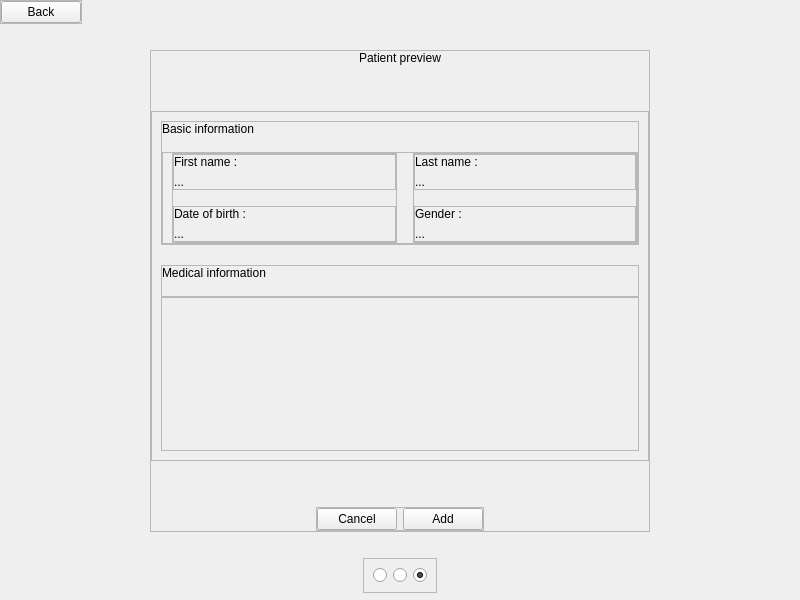
<?xml version="1.0" encoding="UTF-8"?>
<ui version="4.0">
 <class>add_patient_preview</class>
 <widget class="QWidget" name="add_patient_preview">
  <property name="enabled">
   <bool>true</bool>
  </property>
  <property name="geometry">
   <rect>
    <x>0</x>
    <y>0</y>
    <width>800</width>
    <height>600</height>
   </rect>
  </property>
  <property name="windowTitle">
   <string>Loggin</string>
  </property>
  <property name="styleSheet">
   <string notr="true"/>
  </property>
  <layout class="QVBoxLayout" name="verticalLayout">
   <property name="leftMargin">
    <number>0</number>
   </property>
   <property name="topMargin">
    <number>0</number>
   </property>
   <property name="rightMargin">
    <number>0</number>
   </property>
   <property name="bottomMargin">
    <number>7</number>
   </property>
   <item alignment="Qt::AlignLeft|Qt::AlignTop">
    <widget class="QFrame" name="frame_5">
     <property name="frameShape">
      <enum>QFrame::StyledPanel</enum>
     </property>
     <property name="frameShadow">
      <enum>QFrame::Raised</enum>
     </property>
     <layout class="QHBoxLayout" name="horizontalLayout">
      <property name="spacing">
       <number>0</number>
      </property>
      <property name="leftMargin">
       <number>0</number>
      </property>
      <property name="topMargin">
       <number>0</number>
      </property>
      <property name="rightMargin">
       <number>0</number>
      </property>
      <property name="bottomMargin">
       <number>0</number>
      </property>
      <item>
       <widget class="NavigatorButton" name="bt_back">
        <property name="text">
         <string>Back</string>
        </property>
       </widget>
      </item>
     </layout>
    </widget>
   </item>
   <item>
    <spacer name="verticalSpacer_3">
     <property name="orientation">
      <enum>Qt::Vertical</enum>
     </property>
     <property name="sizeType">
      <enum>QSizePolicy::Fixed</enum>
     </property>
     <property name="sizeHint" stdset="0">
      <size>
       <width>20</width>
       <height>20</height>
      </size>
     </property>
    </spacer>
   </item>
   <item alignment="Qt::AlignHCenter">
    <widget class="QFrame" name="c_center">
     <property name="minimumSize">
      <size>
       <width>500</width>
       <height>450</height>
      </size>
     </property>
     <property name="frameShape">
      <enum>QFrame::StyledPanel</enum>
     </property>
     <property name="frameShadow">
      <enum>QFrame::Raised</enum>
     </property>
     <layout class="QVBoxLayout" name="verticalLayout_2">
      <property name="leftMargin">
       <number>0</number>
      </property>
      <property name="topMargin">
       <number>0</number>
      </property>
      <property name="rightMargin">
       <number>0</number>
      </property>
      <property name="bottomMargin">
       <number>0</number>
      </property>
      <item alignment="Qt::AlignHCenter">
       <widget class="Label" name="lb_title">
        <property name="text">
         <string>Patient preview</string>
        </property>
       </widget>
      </item>
      <item>
       <spacer name="verticalSpacer_2">
        <property name="orientation">
         <enum>Qt::Vertical</enum>
        </property>
        <property name="sizeType">
         <enum>QSizePolicy::Fixed</enum>
        </property>
        <property name="sizeHint" stdset="0">
         <size>
          <width>20</width>
          <height>40</height>
         </size>
        </property>
       </spacer>
      </item>
      <item>
       <widget class="QScrollArea" name="scrollArea">
        <property name="widgetResizable">
         <bool>true</bool>
        </property>
        <widget class="QWidget" name="scrollAreaWidgetContents">
         <property name="geometry">
          <rect>
           <x>0</x>
           <y>0</y>
           <width>496</width>
           <height>327</height>
          </rect>
         </property>
         <layout class="QVBoxLayout" name="verticalLayout_3">
          <property name="spacing">
           <number>20</number>
          </property>
          <item>
           <widget class="QFrame" name="c_up_basic_information">
            <property name="frameShape">
             <enum>QFrame::StyledPanel</enum>
            </property>
            <property name="frameShadow">
             <enum>QFrame::Raised</enum>
            </property>
            <layout class="QVBoxLayout" name="verticalLayout_10">
             <property name="spacing">
              <number>16</number>
             </property>
             <property name="leftMargin">
              <number>0</number>
             </property>
             <property name="topMargin">
              <number>0</number>
             </property>
             <property name="rightMargin">
              <number>0</number>
             </property>
             <property name="bottomMargin">
              <number>0</number>
             </property>
             <item>
              <widget class="Label" name="lb_basic_information_title">
               <property name="maximumSize">
                <size>
                 <width>16777215</width>
                 <height>20</height>
                </size>
               </property>
               <property name="text">
                <string>Basic information</string>
               </property>
              </widget>
             </item>
             <item>
              <widget class="QFrame" name="c_basic_information">
               <property name="frameShape">
                <enum>QFrame::StyledPanel</enum>
               </property>
               <property name="frameShadow">
                <enum>QFrame::Raised</enum>
               </property>
               <layout class="QHBoxLayout" name="horizontalLayout_2">
                <property name="spacing">
                 <number>16</number>
                </property>
                <property name="leftMargin">
                 <number>9</number>
                </property>
                <property name="topMargin">
                 <number>0</number>
                </property>
                <property name="rightMargin">
                 <number>0</number>
                </property>
                <property name="bottomMargin">
                 <number>0</number>
                </property>
                <item>
                 <widget class="QFrame" name="c_left_basic_information">
                  <property name="frameShape">
                   <enum>QFrame::StyledPanel</enum>
                  </property>
                  <property name="frameShadow">
                   <enum>QFrame::Raised</enum>
                  </property>
                  <layout class="QVBoxLayout" name="verticalLayout_5">
                   <property name="spacing">
                    <number>16</number>
                   </property>
                   <property name="leftMargin">
                    <number>0</number>
                   </property>
                   <property name="topMargin">
                    <number>0</number>
                   </property>
                   <property name="rightMargin">
                    <number>0</number>
                   </property>
                   <property name="bottomMargin">
                    <number>0</number>
                   </property>
                   <item>
                    <widget class="QFrame" name="c_first_name">
                     <property name="frameShape">
                      <enum>QFrame::StyledPanel</enum>
                     </property>
                     <property name="frameShadow">
                      <enum>QFrame::Raised</enum>
                     </property>
                     <layout class="QVBoxLayout" name="verticalLayout_9">
                      <property name="leftMargin">
                       <number>0</number>
                      </property>
                      <property name="topMargin">
                       <number>0</number>
                      </property>
                      <property name="rightMargin">
                       <number>0</number>
                      </property>
                      <property name="bottomMargin">
                       <number>0</number>
                      </property>
                      <item>
                       <widget class="Label" name="lb_first_name">
                        <property name="text">
                         <string>First name :</string>
                        </property>
                       </widget>
                      </item>
                      <item alignment="Qt::AlignLeft">
                       <widget class="Label" name="i_first_name">
                        <property name="text">
                         <string>...</string>
                        </property>
                       </widget>
                      </item>
                     </layout>
                    </widget>
                   </item>
                   <item>
                    <widget class="QFrame" name="c_birth_date">
                     <property name="frameShape">
                      <enum>QFrame::StyledPanel</enum>
                     </property>
                     <property name="frameShadow">
                      <enum>QFrame::Raised</enum>
                     </property>
                     <layout class="QVBoxLayout" name="verticalLayout_8">
                      <property name="leftMargin">
                       <number>0</number>
                      </property>
                      <property name="topMargin">
                       <number>0</number>
                      </property>
                      <property name="rightMargin">
                       <number>0</number>
                      </property>
                      <property name="bottomMargin">
                       <number>0</number>
                      </property>
                      <item>
                       <widget class="Label" name="lb_birth_date">
                        <property name="text">
                         <string>Date of birth :</string>
                        </property>
                       </widget>
                      </item>
                      <item alignment="Qt::AlignLeft">
                       <widget class="Label" name="i_birth_date">
                        <property name="text">
                         <string>...</string>
                        </property>
                       </widget>
                      </item>
                     </layout>
                    </widget>
                   </item>
                  </layout>
                 </widget>
                </item>
                <item>
                 <widget class="QFrame" name="c_right_basic_information">
                  <property name="frameShape">
                   <enum>QFrame::StyledPanel</enum>
                  </property>
                  <property name="frameShadow">
                   <enum>QFrame::Raised</enum>
                  </property>
                  <layout class="QVBoxLayout" name="verticalLayout_4">
                   <property name="spacing">
                    <number>16</number>
                   </property>
                   <property name="leftMargin">
                    <number>0</number>
                   </property>
                   <property name="topMargin">
                    <number>0</number>
                   </property>
                   <property name="rightMargin">
                    <number>0</number>
                   </property>
                   <property name="bottomMargin">
                    <number>0</number>
                   </property>
                   <item>
                    <widget class="QFrame" name="c_last_name">
                     <property name="frameShape">
                      <enum>QFrame::StyledPanel</enum>
                     </property>
                     <property name="frameShadow">
                      <enum>QFrame::Raised</enum>
                     </property>
                     <layout class="QVBoxLayout" name="verticalLayout_6">
                      <property name="leftMargin">
                       <number>0</number>
                      </property>
                      <property name="topMargin">
                       <number>0</number>
                      </property>
                      <property name="rightMargin">
                       <number>0</number>
                      </property>
                      <property name="bottomMargin">
                       <number>0</number>
                      </property>
                      <item>
                       <widget class="Label" name="lb_last_name">
                        <property name="text">
                         <string>Last name :</string>
                        </property>
                       </widget>
                      </item>
                      <item alignment="Qt::AlignLeft">
                       <widget class="Label" name="i_last_name">
                        <property name="text">
                         <string>...</string>
                        </property>
                       </widget>
                      </item>
                     </layout>
                    </widget>
                   </item>
                   <item>
                    <widget class="QFrame" name="c_gender">
                     <property name="frameShape">
                      <enum>QFrame::StyledPanel</enum>
                     </property>
                     <property name="frameShadow">
                      <enum>QFrame::Raised</enum>
                     </property>
                     <layout class="QVBoxLayout" name="verticalLayout_7">
                      <property name="leftMargin">
                       <number>0</number>
                      </property>
                      <property name="topMargin">
                       <number>0</number>
                      </property>
                      <property name="rightMargin">
                       <number>0</number>
                      </property>
                      <property name="bottomMargin">
                       <number>0</number>
                      </property>
                      <item>
                       <widget class="Label" name="lb_gender">
                        <property name="text">
                         <string>Gender :</string>
                        </property>
                       </widget>
                      </item>
                      <item alignment="Qt::AlignLeft">
                       <widget class="Label" name="i_gender">
                        <property name="text">
                         <string>...</string>
                        </property>
                       </widget>
                      </item>
                     </layout>
                    </widget>
                   </item>
                  </layout>
                 </widget>
                </item>
               </layout>
              </widget>
             </item>
            </layout>
           </widget>
          </item>
          <item>
           <widget class="QFrame" name="c_down_medical_information">
            <property name="frameShape">
             <enum>QFrame::StyledPanel</enum>
            </property>
            <property name="frameShadow">
             <enum>QFrame::Raised</enum>
            </property>
            <layout class="QVBoxLayout" name="verticalLayout_11">
             <property name="spacing">
              <number>16</number>
             </property>
             <property name="leftMargin">
              <number>0</number>
             </property>
             <property name="topMargin">
              <number>0</number>
             </property>
             <property name="rightMargin">
              <number>0</number>
             </property>
             <property name="bottomMargin">
              <number>10</number>
             </property>
             <item>
              <widget class="Label" name="lb_medical_information_title">
               <property name="maximumSize">
                <size>
                 <width>16777215</width>
                 <height>20</height>
                </size>
               </property>
               <property name="text">
                <string>Medical information</string>
               </property>
              </widget>
             </item>
             <item>
              <widget class="QFrame" name="c_medical_information_margin">
               <property name="frameShape">
                <enum>QFrame::StyledPanel</enum>
               </property>
               <property name="frameShadow">
                <enum>QFrame::Raised</enum>
               </property>
               <layout class="QHBoxLayout" name="horizontalLayout_5">
                <property name="topMargin">
                 <number>0</number>
                </property>
                <property name="rightMargin">
                 <number>0</number>
                </property>
                <property name="bottomMargin">
                 <number>0</number>
                </property>
                <item>
                 <widget class="QFrame" name="c_medical_information">
                  <property name="frameShape">
                   <enum>QFrame::StyledPanel</enum>
                  </property>
                  <property name="frameShadow">
                   <enum>QFrame::Raised</enum>
                  </property>
                 </widget>
                </item>
               </layout>
              </widget>
             </item>
             <item>
              <spacer name="verticalSpacer_5">
               <property name="orientation">
                <enum>Qt::Vertical</enum>
               </property>
               <property name="sizeHint" stdset="0">
                <size>
                 <width>20</width>
                 <height>40</height>
                </size>
               </property>
              </spacer>
             </item>
            </layout>
           </widget>
          </item>
         </layout>
        </widget>
       </widget>
      </item>
      <item>
       <spacer name="verticalSpacer">
        <property name="orientation">
         <enum>Qt::Vertical</enum>
        </property>
        <property name="sizeType">
         <enum>QSizePolicy::Fixed</enum>
        </property>
        <property name="sizeHint" stdset="0">
         <size>
          <width>20</width>
          <height>40</height>
         </size>
        </property>
       </spacer>
      </item>
      <item alignment="Qt::AlignHCenter">
       <widget class="QFrame" name="c_buttons">
        <property name="frameShape">
         <enum>QFrame::StyledPanel</enum>
        </property>
        <property name="frameShadow">
         <enum>QFrame::Raised</enum>
        </property>
        <layout class="QHBoxLayout" name="horizontalLayout_3">
         <property name="leftMargin">
          <number>0</number>
         </property>
         <property name="topMargin">
          <number>0</number>
         </property>
         <property name="rightMargin">
          <number>0</number>
         </property>
         <property name="bottomMargin">
          <number>0</number>
         </property>
         <item>
          <widget class="Button" name="bt_cancel">
           <property name="text">
            <string>Cancel</string>
           </property>
          </widget>
         </item>
         <item>
          <widget class="Button" name="bt_add">
           <property name="text">
            <string>Add</string>
           </property>
          </widget>
         </item>
        </layout>
       </widget>
      </item>
     </layout>
    </widget>
   </item>
   <item>
    <spacer name="verticalSpacer_4">
     <property name="orientation">
      <enum>Qt::Vertical</enum>
     </property>
     <property name="sizeType">
      <enum>QSizePolicy::Fixed</enum>
     </property>
     <property name="sizeHint" stdset="0">
      <size>
       <width>20</width>
       <height>20</height>
      </size>
     </property>
    </spacer>
   </item>
   <item alignment="Qt::AlignHCenter|Qt::AlignVCenter">
    <widget class="QFrame" name="frame_3">
     <property name="frameShape">
      <enum>QFrame::StyledPanel</enum>
     </property>
     <property name="frameShadow">
      <enum>QFrame::Raised</enum>
     </property>
     <layout class="QHBoxLayout" name="horizontalLayout_4">
      <item>
       <widget class="QRadioButton" name="i_add_patient_view">
        <property name="text">
         <string/>
        </property>
       </widget>
      </item>
      <item>
       <widget class="QRadioButton" name="i_add_patient_mi_view">
        <property name="text">
         <string/>
        </property>
        <property name="checked">
         <bool>false</bool>
        </property>
       </widget>
      </item>
      <item>
       <widget class="QRadioButton" name="i_add_patient_preview_view">
        <property name="text">
         <string/>
        </property>
        <property name="checked">
         <bool>true</bool>
        </property>
       </widget>
      </item>
     </layout>
    </widget>
   </item>
  </layout>
 </widget>
 <customwidgets>
  <customwidget>
   <class>Label</class>
   <extends>QLabel</extends>
   <header>.promoted.label</header>
  </customwidget>
  <customwidget>
   <class>NavigatorButton</class>
   <extends>QPushButton</extends>
   <header location="global">.promoted.navigator_button</header>
  </customwidget>
  <customwidget>
   <class>Button</class>
   <extends>QPushButton</extends>
   <header>.promoted.button</header>
  </customwidget>
 </customwidgets>
 <resources/>
 <connections/>
</ui>
